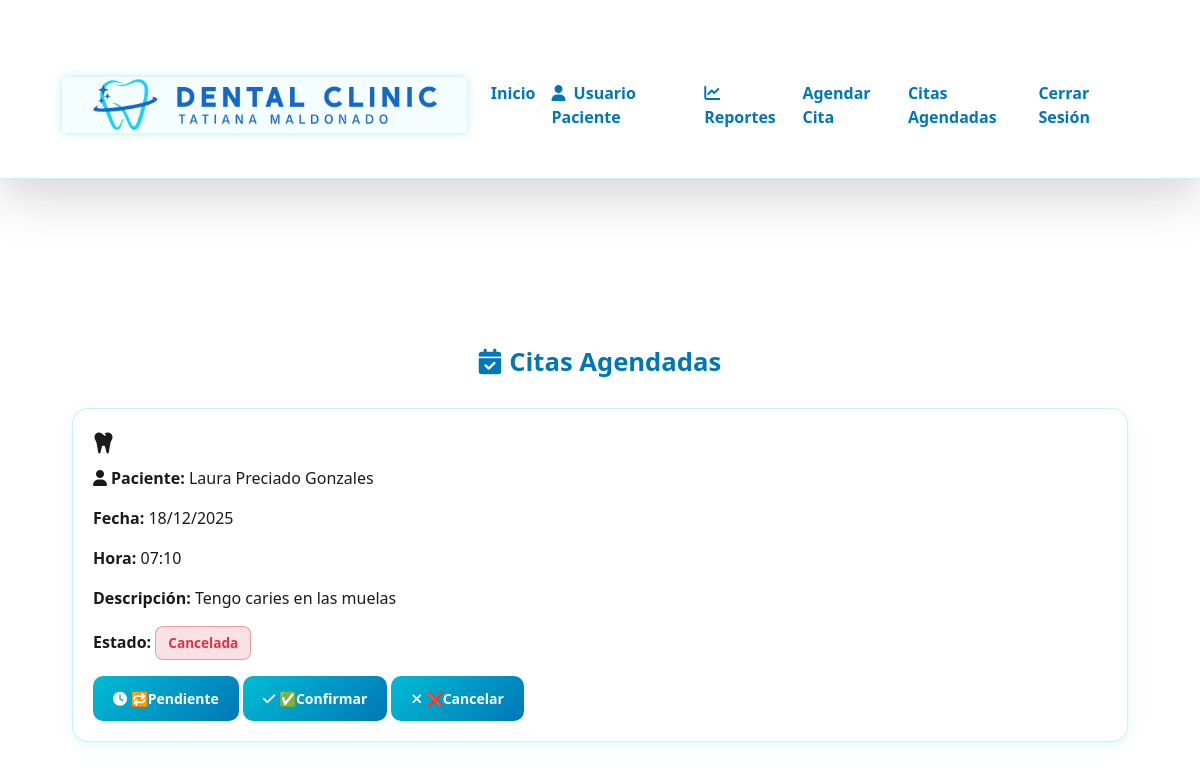
The page /my/ (signed in) on the database its author committed.
### appointments/models.py (models this page shows, shortened)
class Appointment(models.Model):
    user = models.ForeignKey(User, on_delete=models.CASCADE, related_name='appointments')
    cedula = models.CharField(max_length=20)
    first_name = models.CharField(max_length=100)
    last_name = models.CharField(max_length=100)
    phone = models.CharField(max_length=30)
    description = models.TextField(blank=True)
    start = models.DateTimeField()
    end = models.DateTimeField(editable=False)
    created = models.DateTimeField(auto_now_add=True)
    status = models.CharField(
        max_length=20,
        choices=[
            ("pending", "Pendiente"),
            ("confirmed", "Confirmada"),
            ("cancelled", "Cancelada")
        ],
        default="pending"
    )

### appointments/views.py (the view)
# urls.py: path('my/', views.my_appointments, name='my_appointments'),
@login_required
def my_appointments(request):
    appointments = Appointment.objects.filter(user=request.user).order_by('start')
    return render(request, 'appointments/my_appointments.html', {
        'appointments': appointments
    })

### templates/appointments/my_appointments.html (shortened to what this page needs)
{% extends "base.html" %}
{% load static %}
{% block content %}
<div class="appointments-wrapper">
    <h2 class="section-title">
        <i class="fa-solid fa-calendar-check me-2"></i>Citas Agendadas
    </h2>
    {% if appointments %}
        <div class="appointments-grid">
            {% for a in appointments %}
            <div class="appointment-card">
                <div class="appointment-header">
                    <h4 class="appointment-title">
                        <i class="fa-solid fa-tooth me-2"></i>
                    </h4>
                </div>
                <div class="appointment-body">
                    <p><strong><i class="fa-solid fa-user me-1"></i>Paciente:</strong> {{ a.first_name }} {{ a.last_name }}</p>
                    <p><strong>Fecha:</strong> {{ a.start|date:"d/m/Y" }}</p>
                    <p><strong>Hora:</strong> {{ a.start|date:"H:i" }}</p>
                    {% if a.description %}
                        <p><strong>Descripción:</strong> {{ a.description }}</p>
                    {% endif %}
                    <p><strong>Estado:</strong>
                        {% if a.status == "pending" %}
                            <span class="status pending">Pendiente</span>
                        {% elif a.status == "confirmed" %}
                            <span class="status confirmed">Confirmada</span>
                        {% else %}
                            <span class="status cancelled">Cancelada</span>
                        {% endif %}
                    </p>
                </div>
                <div class="appointment-footer">
                    {% if user.is_staff or user.is_superuser %}
                    <div class="status-actions">
                        <a href="{% url 'set_status' a.id 'pending' %}"
                           class="btn btn-warning btn-sm">
                            <i class="fa-solid fa-clock"></i> 🔁Pendiente
                        </a>
                        <a href="{% url 'set_status' a.id 'confirmed' %}"
                           class="btn btn-success btn-sm">
                            <i class="fa-solid fa-check"></i> ✅Confirmar
                        </a>
                        <a href="{% url 'set_status' a.id 'cancelled' %}"
                           class="btn btn-danger btn-sm">
                            <i class="fa-solid fa-xmark"></i> ❌Cancelar
                        </a>
                    </div>
                    {% endif %}
                </div>
            </div>
            {% endfor %}
        </div>
    {% else %}
        <div class="no-appointments">
            <i class="fa-solid fa-calendar-xmark"></i>
            <p>No tienes citas registradas.</p>
        </div>
    {% endif %}
</div>
{% endblock %}

### static/style.css (style rules this page uses)
:root { --celeste: #00bcd4; --azul-logo: #0077b6; --gris-claro: #f5f5f5; --glass-bg: rgba(255, 255, 255, 0.6); --glass-border: rgba(0, 188, 212, 0.2); }
* { margin: 0; padding: 0; box-sizing: border-box; }
html { scroll-behavior: smooth; }
body { background: #ffffff; color: #1a1a1a; font-weight: 500; }
button, .btn { background: linear-gradient(135deg, var(--celeste), var(--azul-logo)); color: white; padding: 12px 20px; border: none; border-radius: 10px; font-weight: 600; cursor: pointer; transition: transform 0.3s ease, box-shadow 0.3s ease; }
.section-title { color: var(--azul-logo); font-weight: 700; font-size: 1.6rem; text-align: center; margin-bottom: 25px; }
.status { padding: 6px 12px; border-radius: 8px; font-weight: 600; font-size: 0.85rem; display: inline-flex; align-items: center; gap: 6px; }
.status.cancelled { background: rgba(220, 53, 69, 0.15); color: #dc3545; border: 1px solid rgba(220, 53, 69, 0.4); }
.appointments-grid { display: grid; grid-template-columns: repeat(auto-fit, minmax(320px, 1fr)); gap: 24px; margin-top: 30px; padding: 0 10px; }
.appointment-card { background: var(--glass-bg); border: 1px solid var(--glass-border); border-radius: 16px; padding: 20px; box-shadow: 0 4px 12px rgba(0, 188, 212, 0.1); backdrop-filter: blur(12px); animation: fadeIn 0.6s ease; transition: transform 0.3s ease; }

### rows shown on the page
Appointment: first_name "Laura Preciado", last_name "Gonzales", start "18/12/2025", start "07:10", description "Tengo caries en las muelas", status "Cancelada"
